Frame 1 (no input): blank canvas, image omitted
Frame 60 (no input): blank canvas, image omitted
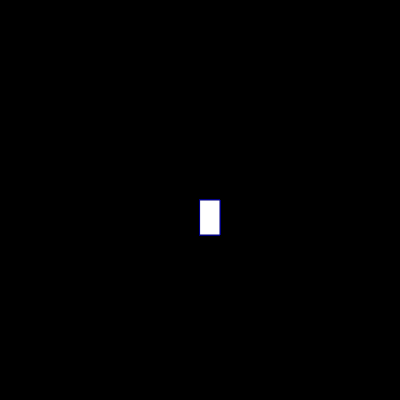
Frame 120 (the mouse pressed at the canvas centre since frame 60)

The p5.js sketch whose frames 1 and 60 were blank and that drew this single picture after the mouse press (run headless with seeded random() and noise() and a simulated clock; from frame 60 on, the mouse is pressed at the canvas centre):

// p5.js sketch
// ── sketch.js
function setup() {
    createCanvas(400, 400);
   background("black")
  }
  
  function draw() {
  
   stroke("navy")
   fill("white")
  
   if(mouseIsPressed)
   rect(mouseX, mouseY, 20, 35);
  }
